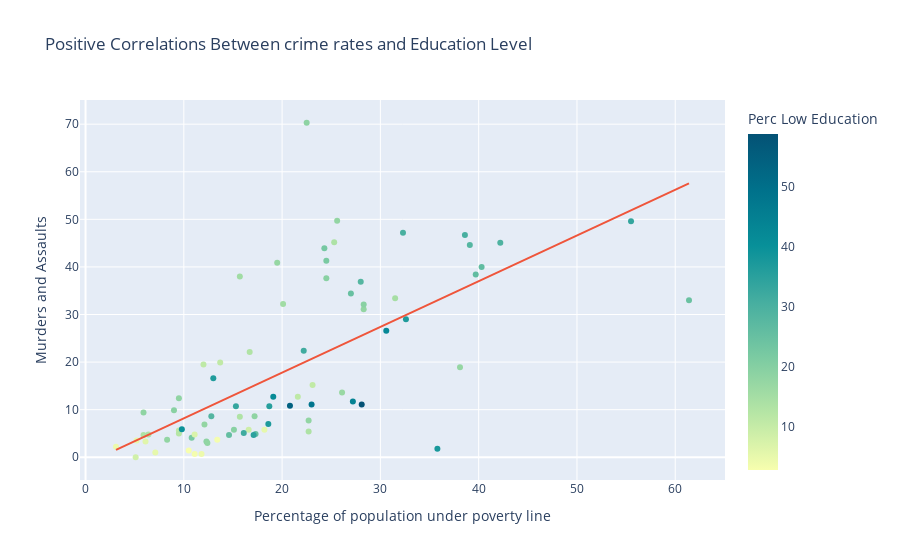

This figure's notebook cell:
### Code cell
crime_education_scatter = px.scatter(poverty_crime, y = "assault_homicide", x = "below_poverty_level", title = "Positive Correlations Between crime rates and Education Level",
            hover_data=['community_area_name'], color = "no_high_school_diploma",
            color_continuous_scale=px.colors.sequential.Bluyl,
            labels= {"assault_homicide": "Murders and Assaults", "community_area_name": "Community in Chicago", "below_poverty_level": "Percentage of population under poverty line", 
            "no_high_school_diploma": "Perc Low Education"}, trendline="ols")
#crime_education_scatter.update_layout(legend_title_text="Perc Low Education")
crime_education_scatter.show()

### Figure 1 — Plotly figure (JSON) as saved in the notebook; plotly's stock layout.template omitted (floating-point values rounded to 4 significant figures)
{"data": [{"customdata": [["Englewood"], ["West Town"], ["Fuller Park"], ["Austin"], ["Riverdale"], ["West Garfield Park"], ["Douglas"], ["Loop"], ["Near North Side"], ["Hyde Park"], ["Forest Glen"], ["Lake View"], ["Dunning"], ["Armour Square"], ["Kenwood"], ["Norwood Park"], ["O'Hare"], ["Portage Park"], ["Edgewater"], ["Jefferson Park"], ["North Center"], ["Bridgeport"], ["Lincoln Park"], ["Avondale"], ["Edison Park"], ["Lincoln Square"], ["Belmont Cragin"], ["North Park"], ["Beverly"], ["Irving Park"], ["West Ridge"], ["McKinley Park"], ["Near South Side"], ["West Lawn"], ["Lower West Side"], ["Near West Side"], ["Hermosa"], ["South Lawndale"], ["Gage Park"], ["Mount Greenwood"], ["Archer Heights"], ["West Elsdon"], ["Brighton Park"], ["Clearing"], ["Albany Park"], ["Chicago Lawn"], ["Chatham"], ["East Side"], ["Morgan Park"], ["Logan Square"], ["Rogers Park"], ["Pullman"], ["Washington Heights"], ["Uptown"], ["Hegewisch"], ["Ashburn"], ["Garfield Ridge"], ["South Deering"], ["Calumet Heights"], ["Woodlawn"], ["Grand Boulevard"], ["West Pullman"], ["Auburn Gresham"], ["New City"], ["Avalon Park"], ["Burnside"], ["South Chicago"], ["Washington Park"], ["West Englewood"], ["Oakland"], ["Montclaire"], ["Greater Grand Crossing"], ["Humboldt Park"], ["South Shore"], ["Roseland"], ["East Garfield Park"], ["North Lawndale"]], "hovertemplate": "Percentage of population under poverty line=%{x}<br>Murders and Assaults=%{y}<br>Community in Chicago=%{customdata[0]}<br>Perc Low Education=%{marker.color}<extra></extra>", "legendgroup": "", "marker": {"color": [29.4, 13.4, 33.7, 25, 24.6, 26.2, 16.9, 3.4, 3.4, 5.3, 6.3, 2.9, 18, 37.5, 10.8, 13.5, 11, 18.7, 9, 13.5, 5.4, 25.6, 4.3, 25.7, 8.5, 12.5, 37, 18.2, 5.1, 22, 19.6, 31.8, 7.1, 33.4, 44.3, 11.2, 41.9, 58.7, 54.1, 4.5, 36.4, 39.6, 48.2, 18.5, 34.9, 31.6, 13.7, 35.5, 10.9, 18.5, 18.1, 15.6, 15.6, 13.6, 17.9, 18.3, 19.4, 21.9, 11.2, 17.9, 19.4, 22.6, 19.5, 42.4, 13.3, 18.6, 28.2, 28.3, 30.3, 17.6, 28.4, 17.9, 36.8, 14.9, 17.4, 26.2, 30.4], "coloraxis": "coloraxis", "symbol": "circle"}, "mode": "markers", "name": "", "orientation": "v", "showlegend": false, "type": "scatter", "x": [42.2, 15.7, 55.5, 27, 61.4, 40.3, 26.1, 11.1, 13.4, 18.2, 6.1, 10.5, 8.3, 35.8, 23.1, 5.9, 9.5, 12.3, 16.6, 6.4, 7.1, 17.3, 11.8, 14.6, 5.1, 9.5, 18.6, 12.4, 5.2, 10.8, 15.1, 16.1, 11.1, 15.3, 27.2, 21.6, 19.1, 28.1, 20.8, 3.1, 13, 9.8, 23, 5.9, 17.1, 22.2, 25.3, 18.7, 13.7, 17.2, 22.7, 20.1, 15.7, 22.7, 12.1, 9.5, 9, 24.5, 12, 28.3, 28.3, 24.3, 24.5, 30.6, 16.7, 22.5, 28, 39.1, 32.3, 38.1, 12.8, 25.6, 32.6, 31.5, 19.5, 39.7, 38.6], "xaxis": "x", "y": [45.1, 8.5, 49.6, 34.4, 33, 40, 13.6, 0.7, 3.7, 5.8, 3.3, 1.4, 3.7, 1.8, 15.2, 4.7, 5.6, 3.3, 5.8, 4.8, 1, 4.9, 0.7, 4.7, 0, 5, 7, 3, 3.5, 4.1, 5.8, 5.1, 4.8, 10.7, 11.7, 12.7, 12.7, 11.1, 10.8, 2.2, 16.6, 5.9, 11.1, 9.4, 4.7, 22.4, 45.2, 10.7, 19.9, 8.6, 7.7, 32.2, 38, 5.4, 6.9, 12.4, 9.9, 41.3, 19.5, 31.1, 32.1, 43.9, 37.6, 26.6, 22.1, 70.3, 36.9, 44.6, 47.2, 18.9, 8.6, 49.7, 29, 33.4, 40.9, 38.4, 46.7], "yaxis": "y"}, {"hovertemplate": "<b>OLS trendline</b><br>assault_homicide = 0.961 * below_poverty_level + -1.43198<br>R<sup>2</sup>=0.445080<br><br>Percentage of population under poverty line=%{x}<br>Murders and Assaults=%{y} <b>(trend)</b><extra></extra>", "legendgroup": "", "marker": {"symbol": "circle"}, "mode": "lines", "name": "", "showlegend": false, "type": "scatter", "x": [3.1, 5.1, 5.2, 5.9, 5.9, 6.1, 6.4, 7.1, 8.3, 9, 9.5, 9.5, 9.5, 9.8, 10.5, 10.8, 11.1, 11.1, 11.8, 12, 12.1, 12.3, 12.4, 12.8, 13, 13.4, 13.7, 14.6, 15.1, 15.3, 15.7, 15.7, 16.1, 16.6, 16.7, 17.1, 17.2, 17.3, 18.2, 18.6, 18.7, 19.1, 19.5, 20.1, 20.8, 21.6, 22.2, 22.5, 22.7, 22.7, 23, 23.1, 24.3, 24.5, 24.5, 25.3, 25.6, 26.1, 27, 27.2, 28, 28.1, 28.3, 28.3, 30.6, 31.5, 32.3, 32.6, 35.8, 38.1, 38.6, 39.1, 39.7, 40.3, 42.2, 55.5, 61.4], "xaxis": "x", "y": [1.547, 3.469, 3.565, 4.238, 4.238, 4.43, 4.718, 5.391, 6.544, 7.217, 7.698, 7.698, 7.698, 7.986, 8.659, 8.947, 9.235, 9.235, 9.908, 10.1, 10.2, 10.39, 10.48, 10.87, 11.06, 11.45, 11.73, 12.6, 13.08, 13.27, 13.66, 13.66, 14.04, 14.52, 14.62, 15.0, 15.1, 15.19, 16.06, 16.44, 16.54, 16.92, 17.31, 17.88, 18.56, 19.33, 19.9, 20.19, 20.38, 20.38, 20.67, 20.77, 21.92, 22.11, 22.11, 22.88, 23.17, 23.65, 24.52, 24.71, 25.48, 25.57, 25.76, 25.76, 27.97, 28.84, 29.61, 29.9, 32.97, 35.18, 35.66, 36.14, 36.72, 37.3, 39.12, 51.9, 57.57], "yaxis": "y"}], "layout": {"coloraxis": {"colorbar": {"title": {"text": "Perc Low Education"}}, "colorscale": [[0, "rgb(247, 254, 174)"], [0.1667, "rgb(183, 230, 165)"], [0.3333, "rgb(124, 203, 162)"], [0.5, "rgb(70, 174, 160)"], [0.6667, "rgb(8, 144, 153)"], [0.8333, "rgb(0, 113, 139)"], [1, "rgb(4, 82, 117)"]]}, "legend": {"tracegroupgap": 0}, "title": {"text": "Positive Correlations Between crime rates and Education Level"}, "xaxis": {"anchor": "y", "domain": [0, 1], "title": {"text": "Percentage of population under poverty line"}}, "yaxis": {"anchor": "x", "domain": [0, 1], "title": {"text": "Murders and Assaults"}}}}
